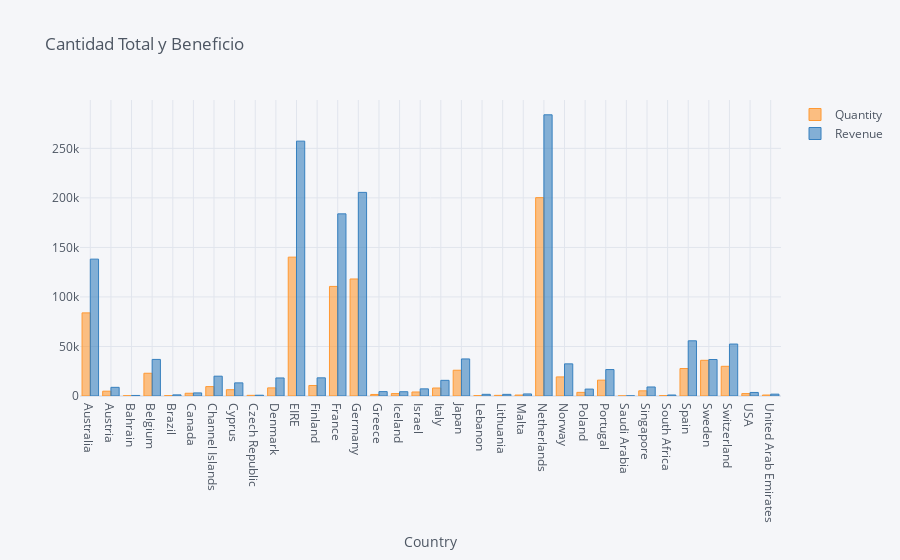

The cell this chart's notebook holds for it:
### Code cell
data=df[df.Country!='United Kingdom']
data=data.groupby('Country').sum()

data=data[['Quantity', 'Revenue']]
data.iplot(kind='bar', xTitle='Country', title='Cantidad Total y Beneficio')

### Figure 1 — Plotly figure (JSON) as saved in the notebook; plotly's stock layout.template omitted (floating-point values rounded to 4 significant figures)
{"data": [{"marker": {"color": "rgba(255, 153, 51, 0.6)", "line": {"color": "rgba(255, 153, 51, 1.0)", "width": 1}}, "name": "Quantity", "orientation": "v", "text": "", "type": "bar", "x": ["Australia", "Austria", "Bahrain", "Belgium", "Brazil", "Canada", "Channel Islands", "Cyprus", "Czech Republic", "Denmark", "EIRE", "Finland", "France", "Germany", "Greece", "Iceland", "Israel", "Italy", "Japan", "Lebanon", "Lithuania", "Malta", "Netherlands", "Norway", "Poland", "Portugal", "Saudi Arabia", "Singapore", "South Africa", "Spain", "Sweden", "Switzerland", "USA", "United Arab Emirates"], "y": [83900, 4844, 260, 22962, 356, 2762, 9487, 6359, 670, 8193, 140175, 10608, 110637, 118139, 1550, 2458, 4046, 8067, 26016, 386, 652, 958, 200258, 19276, 3675, 16017, 80, 5234, 351, 27731, 36042, 29980, 2458, 981]}, {"marker": {"color": "rgba(55, 128, 191, 0.6)", "line": {"color": "rgba(55, 128, 191, 1.0)", "width": 1}}, "name": "Revenue", "orientation": "v", "text": "", "type": "bar", "x": ["Australia", "Austria", "Bahrain", "Belgium", "Brazil", "Canada", "Channel Islands", "Cyprus", "Czech Republic", "Denmark", "EIRE", "Finland", "France", "Germany", "Greece", "Iceland", "Israel", "Italy", "Japan", "Lebanon", "Lithuania", "Malta", "Netherlands", "Norway", "Poland", "Portugal", "Saudi Arabia", "Singapore", "South Africa", "Spain", "Sweden", "Switzerland", "USA", "United Arab Emirates"], "y": [138200.0, 8743.0, 548.4, 36930.0, 1144.0, 3115.0, 20010.0, 13250.0, 786.7, 18210.0, 257300.0, 18340.0, 183900.0, 205600.0, 4426.0, 4310, 7222.0, 15820.0, 37420.0, 1694.0, 1661.0, 2071.0, 283900.0, 32450.0, 6975.0, 26710.0, 145.9, 9120.0, 1002.0, 55730.0, 36840.0, 52440.0, 3580.0, 1865.0]}], "layout": {"legend": {"bgcolor": "#F5F6F9", "font": {"color": "#4D5663"}}, "paper_bgcolor": "#F5F6F9", "plot_bgcolor": "#F5F6F9", "title": {"font": {"color": "#4D5663"}, "text": "Cantidad Total y Beneficio"}, "xaxis": {"gridcolor": "#E1E5ED", "showgrid": true, "tickfont": {"color": "#4D5663"}, "title": {"font": {"color": "#4D5663"}, "text": "Country"}, "zerolinecolor": "#E1E5ED"}, "yaxis": {"gridcolor": "#E1E5ED", "showgrid": true, "tickfont": {"color": "#4D5663"}, "title": {"font": {"color": "#4D5663"}, "text": ""}, "zerolinecolor": "#E1E5ED"}}}
